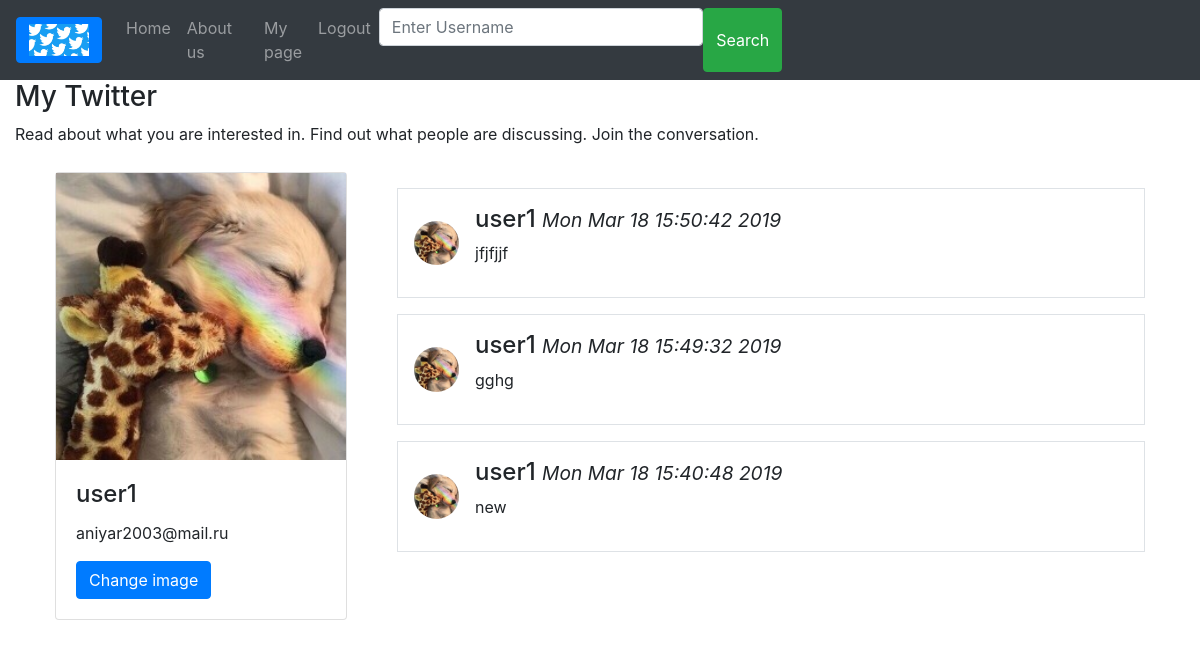
Page /my_page (signed in) on the committed database.
### tables this page shows
CREATE TABLE users 
                            (id INTEGER PRIMARY KEY AUTOINCREMENT, 
                             email VARCHAR(50),
                             user_name VARCHAR(50),
                             password_hash VARCHAR(128),
                             img VARCHAR(128)
                             );

CREATE TABLE news 
                                (id INTEGER PRIMARY KEY AUTOINCREMENT, 
                                 date VARCHAR(100),
                                 content VARCHAR(1000),
                                 user_name varchar(100),
                                 likes INTEGER,
                                 user_avatar varchar (50)
                                 );

### main.py (the view)
@app.route('/my_page')
def my_page():
    if 'username' not in session:
        return redirect('/login')
    if request.method == 'GET':
        nm = NewsModel(db.get_connection())
        nm.init_table()
        um = UsersModel(db.get_connection())
        um.init_table()
        em = um.get_email(session['username'])
        uname = session['username']
        image = um.get_avatar(uname)
        return render_template('account.html', username=uname, news=nm.get_all(uname),
                               email=em, own="True", image=image)

### db.py (called while the page is built)
    def get_connection(self):
        return self.conn

### news_model.py (called while the page is built)
    def init_table(self):
        cursor = self.connection.cursor()
        cursor.execute('''CREATE TABLE IF NOT EXISTS news
                                (id INTEGER PRIMARY KEY AUTOINCREMENT,
                                 date VARCHAR(100),
                                 content VARCHAR(1000),
                                 user_name varchar(100),
                                 user_avatar varchar (50)
                                 )''')
        cursor.close()
        self.connection.commit()

    def get_all(self, username=None):
        cursor = self.connection.cursor()
        if username:
            cursor.execute("SELECT * FROM news WHERE user_name = ?", (username,))
        else:
            cursor.execute("SELECT * FROM news")
        rows = cursor.fetchall()
        return rows

### users_model.py (called while the page is built)
    def init_table(self):
        cursor = self.connection.cursor()
        cursor.execute('''CREATE TABLE IF NOT EXISTS users
                            (id INTEGER PRIMARY KEY AUTOINCREMENT,
                             email VARCHAR(50),
                             user_name VARCHAR(50),
                             password_hash VARCHAR(128),
                             img VARCHAR(128)
                             )''')
        self.connection.commit()

    def get_email(self, username):
        cursor = self.connection.cursor()
        cursor.execute("SELECT email FROM users WHERE user_name = ?", (username, ))
        row = cursor.fetchone()
        return row[0]

    def get_avatar(self, uname):
        cursor = self.connection.cursor()
        cursor.execute("SELECT img FROM users WHERE user_name = ?",
                       (uname, ))
        row = cursor.fetchone()
        if row:
            print(row[0])
        return row[0]

### templates/account.html (shortened to what this page needs)
{% extends "base.html" %}
{% block content %}
<head>
</head>
</body>
<div class="row">
  <div class="column left">
<div class="container">
  <div class="card" style="width:100%">
    <img src="{{ url_for('static', filename=image)}}"  alt="Card Image"  style="width:100%;">
    <div class="card-body">
      <h4 class="card-title">{{username}}</h4>
      {% if own == "True" %}
      <p class="card-text">{{email}}</p>
        <a href="#" class="btn btn-primary" data-toggle="modal" data-target="#myModal">Change image</a>
      {% endif %}
    </div>
  </div>
  <br>
</div>
  </div>
<div class="column right" >
  {% for item in news | reverse %}
    <div class="container mt-3">
  <div class="media border p-3">
    <img src="{{ url_for('static', filename=image) }}" alt={{username}} class="mr-3 mt-3 rounded-circle" style="width:45px;">
    <div class="media-body">
      <h4>{{item[3]}} <small><i>{{item[1]}}</i></small></h4>
      <p id="content" name="content">{{item[2]}}</p>
    </div>
  </div>
</div>
{% endfor %}
</div>
</div>
</body>
{% endblock %}

### templates/account.html (style rules this page uses)
* { box-sizing: border-box; }
.column { float: left; padding: 10px; height: 300px; }
.left { width: 30%; }
.right { width: 70%; }
.row:after { content: ""; display: table; clear: both; }

### rows in the picture
users: img (picture), email "aniyar2003@mail.ru"
news: img (picture), user_name "user1", date "Mon Mar 18 15:50:42 2019", content "jfjfjjf"
news: img (picture), user_name "user1", date "Mon Mar 18 15:49:32 2019", content "gghg"
news: img (picture), user_name "user1", date "Mon Mar 18 15:40:48 2019", content "new"

### other values in the picture
{{ username }} "user1"
